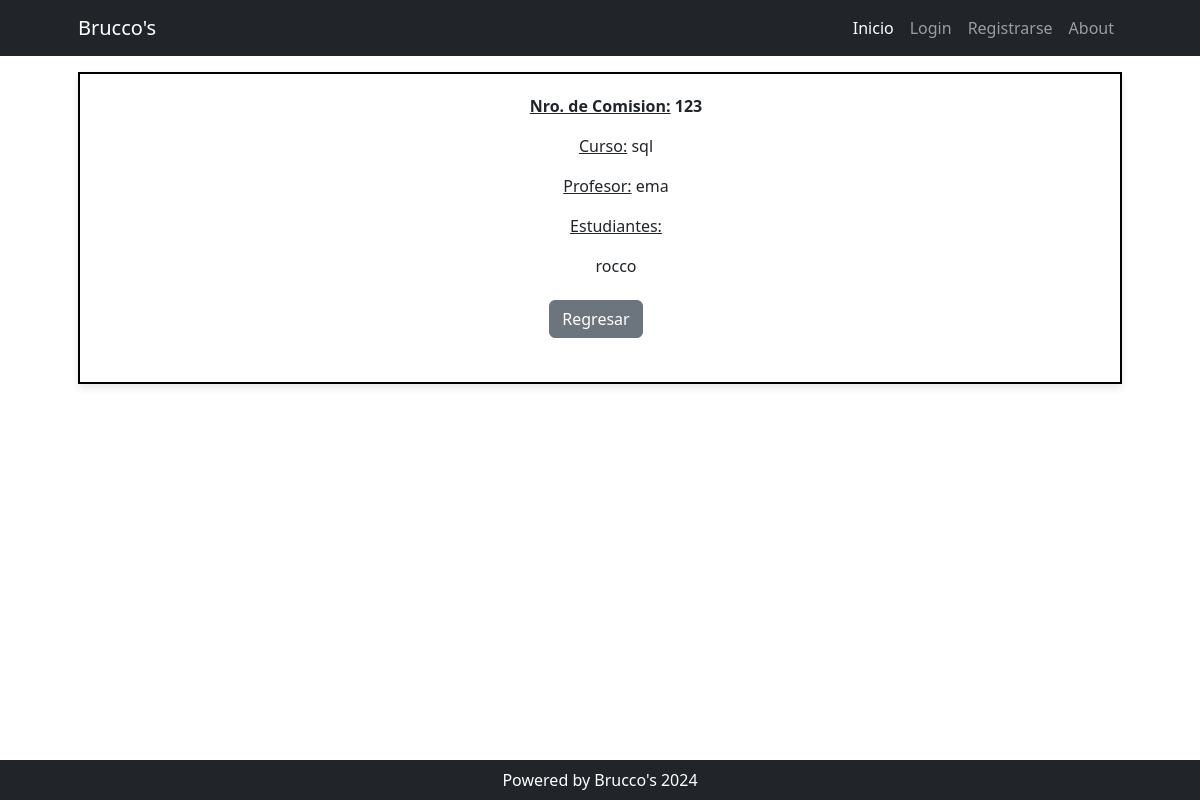
Page /comisiones/detail/1 on the earlier database version.
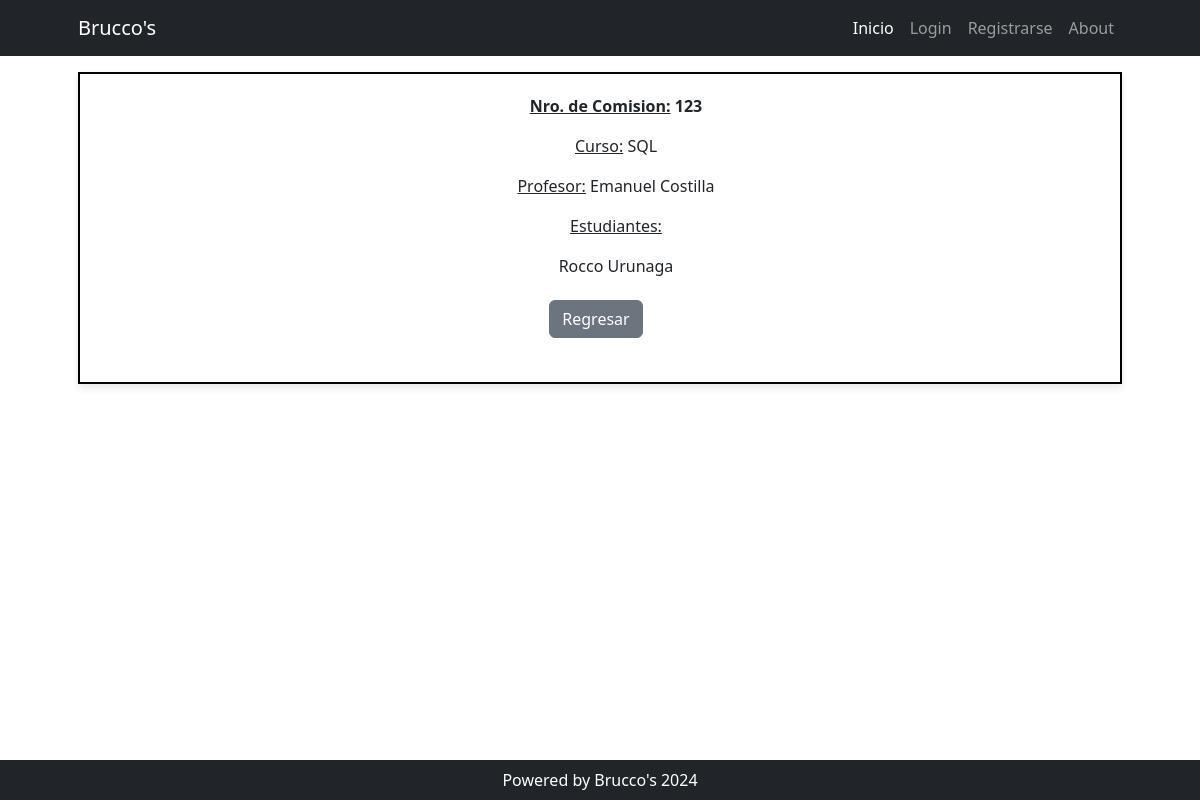
Same page on the later database version.
### cursos/models.py (models this page shows, shortened)
class Comision(models.Model):
    nombre = models.PositiveBigIntegerField(unique=True)
    curso = models.ForeignKey(Curso, on_delete=models.SET_NULL, null=True, blank=True, related_name="comisiones")
    profesor = models.ForeignKey(Profesor, on_delete=models.SET_NULL, null=True, blank=True, related_name="comisiones")
    estudiante = models.ManyToManyField(Estudiante, related_name="comisiones")

class Curso(models.Model):
    nombre = models.CharField(max_length=100)
    def __str__(self):
        return self.nombre

class Profesor(models.Model):
    nombre = models.CharField(max_length=100, unique=True)
    def __str__(self):
        return self.nombre

class Estudiante(models.Model):
    nombre = models.CharField(max_length=100, unique=True)

### comisiones/views.py (the view)
# urls.py: path("detail/<int:pk>", views.ComisionDetail.as_view(), name="detail"),
class ComisionDetail(DetailView):
    model = models.Comision

### comisiones/templates/cursos/comision_detail.html (shortened to what this page needs)
{% extends 'core/base.html' %}
{% block contenido %}
<div style="border: 2px solid #000; padding: 20px; background-color: #fff; box-shadow: 0 4px 8px rgba(0, 0, 0, 0.1); text-align: center;">
    <ul>
        <p><b><u>Nro. de Comision:</u> {{ object.nombre }}</p></b>
        <p><u>Curso:</u> {{ object.curso }}</p>
        <p><u>Profesor:</u> {{ object.profesor }}</p>
        <p><p><u>Estudiantes:</u></p>
            {% for estudiante in object.estudiante.all %}
            <p>{{estudiante.nombre}}</p>
            {% endfor %}
        </p>
    </ul>
    <div class="fs-3 pb-4">
        <a class="btn btn-secondary me-2" href="{% url 'comisiones:home' %}">Regresar</a>
    </div>
</div>
{% endblock contenido %}

Differences in the rows shown:
changed through a linked row, Comision: curso "sql" → "SQL"; profesor "ema" → "Emanuel Costilla"
changed Estudiante: nombre "rocco" → "Rocco Urunaga"
